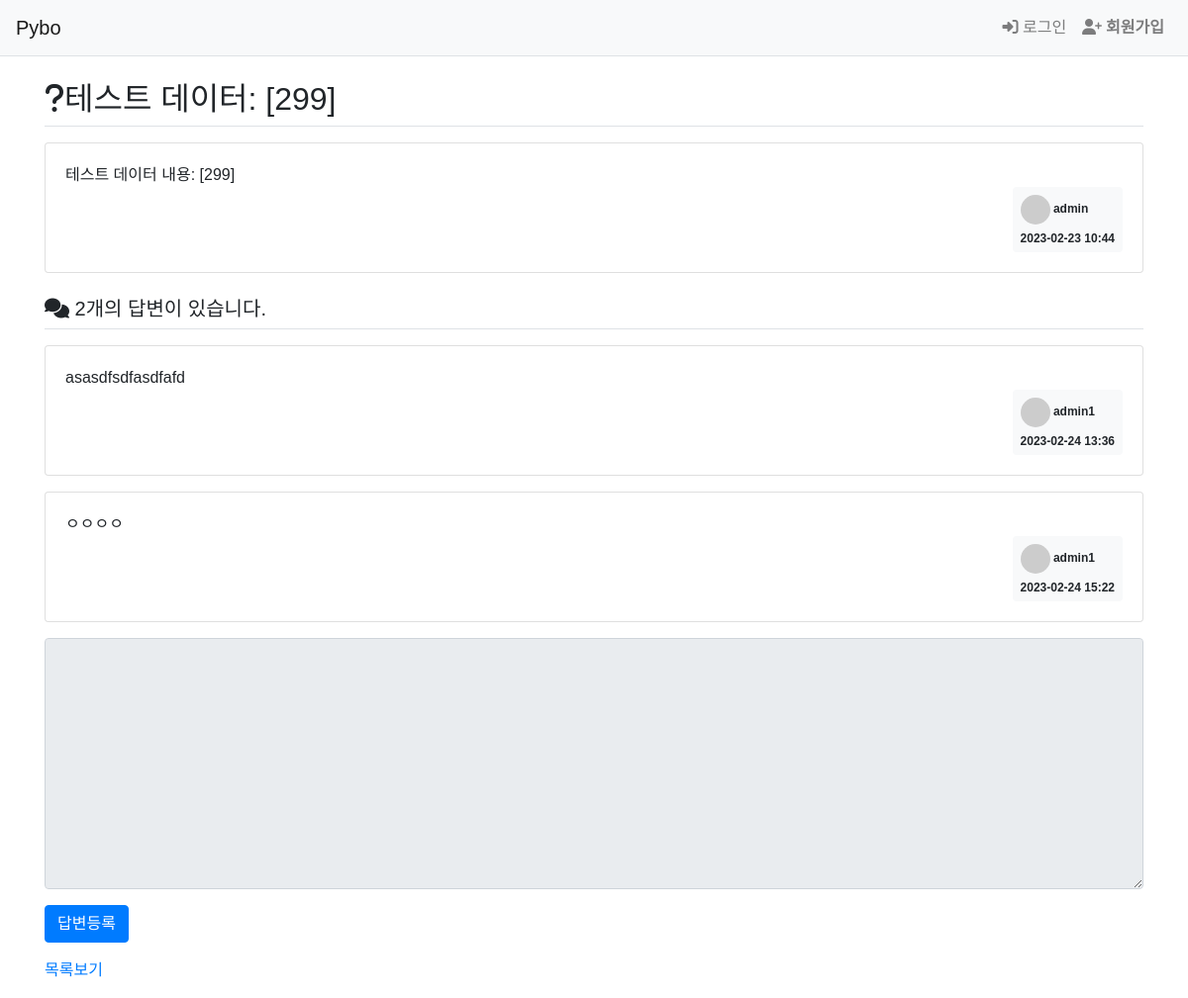
Before: /pybo/305/ with the older database file.
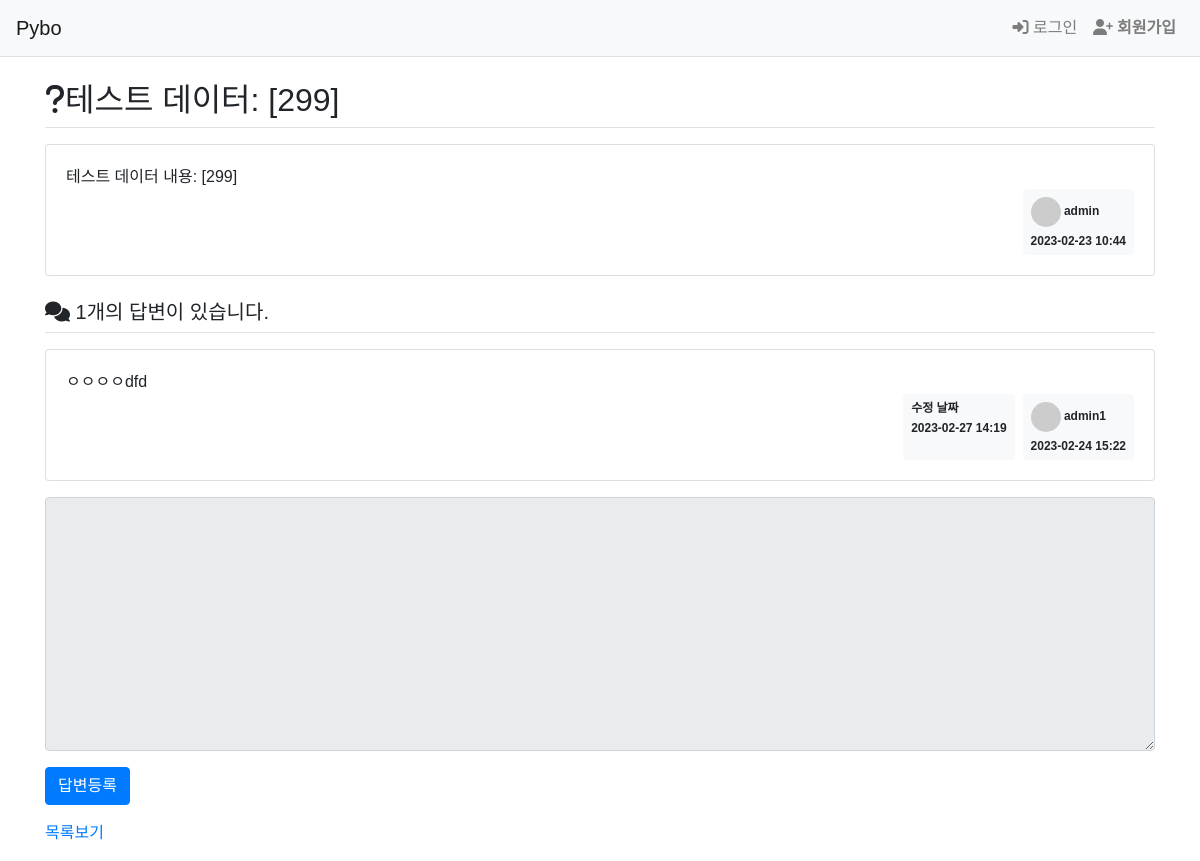
After: the same page with the newer database file.
### pybo/models.py (models this page shows, shortened)
class Question(models.Model):
    author = models.ForeignKey(User, on_delete=models.CASCADE)
    subject = models.CharField('제목', max_length=200,
                                help_text='질문의 제목을 한 줄로 작성하세요.')
    content = models.TextField('내용', help_text='질문의 내용을 상세히 작성하세요.')
    create_date = models.DateTimeField('생성일')
    modify_date = models.DateTimeField(null=True, blank=True)

class Answer(models.Model):
    author = models.ForeignKey(User, on_delete=models.CASCADE)
    question = models.ForeignKey(Question, on_delete=models.CASCADE)
    content = models.TextField('답변 내용')
    create_date = models.DateTimeField()
    modify_date = models.DateTimeField(null=True, blank=True)

### pybo/views.py (the view)
# urls.py: path('<int:question_id>/', views.detail, name='detail'),   # 상세 보기
def detail(request, question_id):
    question = get_object_or_404(Question, pk=question_id)
    context = {'question':question}
    return render(request, 'pybo/question_detail.html', context)

### templates/pybo/question_detail.html (shortened to what this page needs)
{% extends 'base.html' %}
{% block content %}
  <h2 class="border-bottom py-2">
    <i class="fa-solid fa-question"></i>{{ question.subject}}</h2>
  <div class="card my-3">
    <div class="card-body">
      <div class="card-text" style="white-space: pre-line;">{{ question.content }}</div>
      <div class="d-flex justify-content-end">
        <div class="badge badge-light p-2 text-left">
          <div class="mb-2"><img class="avarta" src="https://randomuser.me/api/portraits/men/{{question.author.id}}.jpg">
            {{question.author.username}}</div>
          <div>{{question.create_date|date:'Y-m-d H:i'}}</div>
        </div>
      </div>
    </div>
  </div>
  <h5 class="border-bottom my-3 py-2">
    <i class="fa-solid fa-comments"></i>
    {{ question.answer_set.count }}개의 답변이 있습니다.
  </h5>
  {% for answer in question.answer_set.all%}
    <div class="card my-3">
      <div class="card-body">
        <div class="card-text" style="white-space: pre-line;">{{ answer.content }}</div>
        <div class="d-flex justify-content-end">
          {% if answer.modify_date %}
            <div class="badge badge-light p-2 mr-2 text-left">
              <div class="mb-2">수정 날짜</div>
              <div>{{ answer.modify_date|date:'Y-m-d H:i' }}</div>
            </div>
          {% endif %}
          <div class="badge badge-light p-2 text-left">
            <div class="mb-2"><img class="avarta" src="https://randomuser.me/api/portraits/men/{{answer.author.id}}.jpg">
              {{answer.author.username}}</div>
            <div>{{answer.create_date|date:'Y-m-d H:i'}}</div>
          </div>
        </div>
      </div>
    </div>
  {% endfor %}
  <form action=" {% url 'pybo:answer_create' question.id %}" method="post" class="my-3">
    <div class="form-group">
      <textarea {% if not user.is_authenticated %} disabled="disabled" {% endif %} name="content" id="content" class="form-control" rows="10"></textarea>
    </div>
    <input type="submit" value="답변등록" class="btn btn-primary">
  </form>
  <a href="{% url 'pybo:index'%}">
    목록보기
  </a>
</div>
{% endblock content %}

### templates/base.html (shortened to what this page needs)
{% load static %}
<!DOCTYPE html>
<html lang="ko">
  <head>
    <link rel="stylesheet" href="https://cdnjs.cloudflare.com/ajax/libs/font-awesome/6.3.0/css/all.min.css"/>
    <link rel="stylesheet" type="text/css" href="{% static 'bootstrap.min.css' %}"/>
    <link rel="stylesheet" type="text/css" href="{% static 'style.css' %}"/>
  </head>
  <body>
    {% include "navbar.html" %}
    <div class="container my-3">
      {% block content %}{% endblock %}
  </body>
</html>

### templates/navbar.html (shortened to what this page needs)
<nav class="navbar navbar-expand-lg navbar-light bg-light border-bottom">
  <a class="navbar-brand" href="{% url 'pybo:index' %}">Pybo</a>
  <div class="collapse navbar-collapse" id="navbarNav">
    <ul class="navbar-nav ml-auto">
      {% if user.is_authenticated %}
        <li class="nav-item ">
          <a class="nav-link" href="#">
            <img class="avarta" src="https://randomuser.me/api/portraits/men/{{user.id}}.jpg"/>
            {{ user.username }}
          </a>
        </li>
        <li class="nav-item ">
          <a class="nav-link" href="{% url 'common:logout' %}">
            <i class="fa-solid fa-right-from-bracket"></i>
            로그아웃</a>
        </li>
      {% else %}
        <a class="nav-link" href="{% url 'common:login' %}">
          <i class="fa-solid fa-right-to-bracket"></i>
          로그인</a>
        <a class="nav-link" href="{% url 'common:signup' %}">
          <i class="fa-solid fa-user-plus">
            회원가입</i>
        </a>
      {% endif %}
  </ul>
</div>
</nav>

### static/style.css (style rules this page uses)
* { font-family: 'Noto Sans KR', sans-serif; }
.avarta { width: 30px; height: 30px; border-radius: 50%; }

Changed rows visible on the page:
removed Answer: content "asasdfsdfasdfafd", author.username "admin1", create_date "2023-02-24 13:36"
computed for Question "테스트 데이터: [299]": answer_set.count "2" → "1"
changed Answer "admin1": content "ㅇㅇㅇㅇ" → "ㅇㅇㅇㅇdfd"; modify_date (not shown) → "2023-02-27 14:19"
